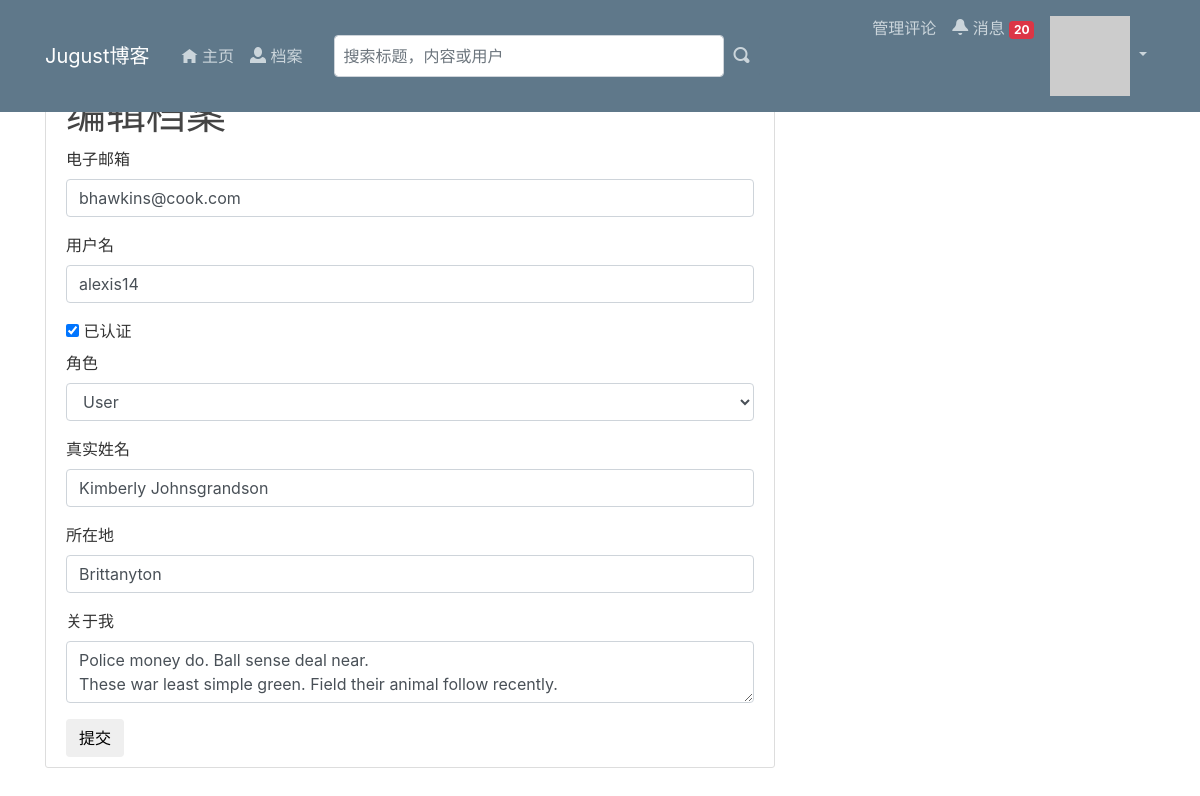
The page /users/edit-profile/31 (signed in) on the database its author committed.
### app/models/__init__.py (models this page shows, shortened)
@whooshee.register_model('username', 'name')
class User(UserMixin, AuthMixin, FollowMixin, CollectMixin, ProfileMixin):
	__tablename__ = 'users'
	id = db.Column(db.Integer, primary_key = True)
	email = db.Column(db.String(64), unique=True, index=True)
	username = db.Column(db.String(64), unique=True, index=True)
	role_id = db.Column(db.Integer, db.ForeignKey('roles.id'))
	password_hash = db.Column(db.String(128))
	confirmed = db.Column(db.Boolean, default=False)
	avatar_hash = db.Column(db.String(32))
	posts = db.relationship('Post', backref='author', lazy='dynamic')
	comments = db.relationship('Comment', backref='author', lazy='dynamic')
	notifications = db.relationship('Notification', back_populates='receiver', cascade='all')
	def can(self, perm):
		return self.role is not None and self.role.has_permission(perm)
	def gravatar(self, size=100, default='identicon', rating='g'):
		url = 'https://secure.gravatar.com/avatar'
		hash = self.avatar_hash or self.gravatar_hash()
		return '{url}/{hash}?s={size}&d={default}&r={rating}'.format(
			url=url, hash=hash, size=size, default=default, rating=rating)

### app/users/views.py (the view, shortened to what this page needs)
@users.route('/edit-profile/<int:id>', methods=['GET', 'POST'])
@login_required
@admin_required
def edit_profile_admin(id):
	user = User.query.get_or_404(id)
	form = EditProfileAdminForm(user=user)
	form.email.data = user.email
	form.username.data = user.username
	form.confirmed.data = user.confirmed
	form.role.data = user.role_id
	form.name.data = user.name
	form.location.data = user.location
	form.about_me.data = user.about_me
	return render_template('/users/edit_profile.html', form=form, user=user)

### app/users/forms.py (shortened to what this page needs)
class EditProfileAdminForm(FlaskForm):
	email = StringField('电子邮箱', validators=[DataRequired(), Length(1, 64),
													  Email()])
	username = StringField('用户名', validators=[
		DataRequired(), Length(1, 64),
		Regexp('^[A-Za-z][A-Za-z0-9_.]*$', 0,
			    '用户名只能包含字母，数字，点或下划线')])
	confirmed = BooleanField('已认证')
	role = SelectField('角色', coerce=int)
	name = StringField('真实姓名', validators=[Length(0, 64)])
	location = StringField('所在地', validators=[Length(0, 64)])
	about_me = TextAreaField('关于我')
	submit = SubmitField('提交')
	def __init__(self, user, *args, **kwargs):
		super(EditProfileAdminForm, self).__init__(*args, **kwargs)
		self.role.choices = [(role.id, role.name)
								 for role in Role.query.order_by(Role.name).all()]
		self.user = user

### app/auth/views.py (called while the page is built)
@auth.before_app_request
def before_request():
	if current_user.is_authenticated:
		current_user.ping()
		if (not current_user.confirmed
				and request.endpoint
				and request.blueprint != 'auth'
				and request.endpoint != 'static'):
			return redirect(url_for('auth.unconfirmed'))

### app/main/__init__.py (called while the page is built)
@main.app_context_processor
def inject_permissions():
	return dict(Permission=Permission)

@main.app_context_processor
def make_template_context():
	if current_user.is_authenticated:
		notification_count = Notification.query.with_parent(current_user).filter_by(is_read=False).count()
	else:
		notification_count = None
	return dict(notification_count=notification_count)

### app/models/ProfileMixin.py (called while the page is built)
	def ping(self):
		self.last_seen = datetime.utcnow()
		db.session.add(self)

### app/models/Role.py (called while the page is built)
	def has_permission(self, perm):
		return self.permissions & perm == perm

### app/models/__init__.py (called while the page is built)
@login_manager.user_loader
def load_user(user_id):
	return User.query.get(int(user_id))

### app/utils.py (called while the page is built)
def permission_required(permission):
	def decorator(f):
		@wraps(f)
		def decorated_function(*args, **kwargs):
			if not current_user.can(permission):
				abort(403)
			return f(*args, **kwargs)
		return decorated_function
	return decorator

### app/templates/users/edit_profile.html (shortened to what this page needs)
{% extends "base.html" %}
{% import "bootstrap/wtf.html" as wtf %}
{% block page_content %}
<div class="content-section">
	<h1>编辑档案</h1>
	{{ wtf.quick_form(form) }}
</div>
{% endblock %}

### app/static/main.css (style rules this page uses)
body { background: : #fafafa; color:#333333; margin-top:5rem; }
h1, h2, h3, h4, h5, h6 { color:#444444; }
.content-section { background: #ffffff; padding: 10px 20px; border: 1px solid #dddddd; border-radius: 3px; margin-bottom: 20px; }

### rows shown on the page
User: email "bhawkins@cook.com", username "alexis14", confirmed "☑", role "User", name "Kimberly Johnsgrandson", location "Brittanyton", about_me "Police money do. Ball sense deal near. These war least simple green. Field their animal follow recently."

### other values the page prints
{{ notification_count }} "20"
